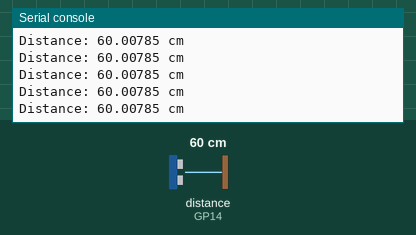
Recording of a program running on a simulated Raspberry Pi Pico running MicroPython. Shown: the last lines printed to the serial console. The test bench sets the inputs (shaded band); at power-on: distance to the obstacle (sensor on GP14) 60 cm. The echo pulse lasts 58.3 µs per cm.

Above: at 1.2 s.
1.3 s: distance to the obstacle (sensor on GP14) set to 2 cm
At 1.36 s:
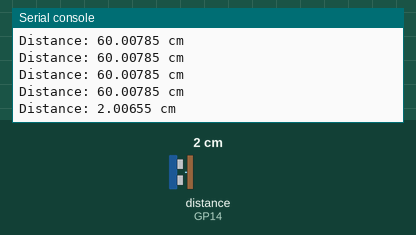
2.8 s: distance to the obstacle (sensor on GP14) set to 4 cm
At 2.88 s:
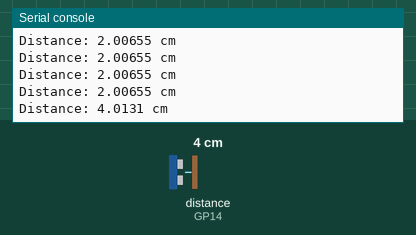
Timing chart, 0 to 5.8 s (numbered marks = the images above; inputs shaded):
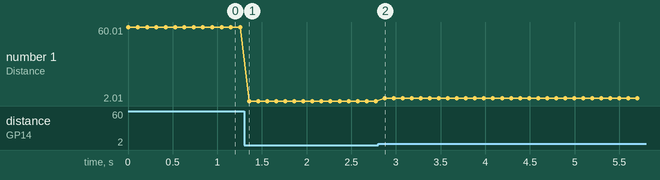

Measured:
- after the input at 1.3 s, the serial console: prints a new line after 0.06 s (image 1)
- after the input at 2.8 s, the serial console: prints a new line after 0.07 s (image 2)
- plotted number 1: 60.01 → 2.01 after the input at 1.3 s, 2.01 → 4.01 after the input at 2.8 s

The program:

ultrasonic-get-dist.py
```python
# ==================================================
"""
Project objective: Acquire distance measurements and print the values to the console

Hardware and connections used:
    Ultrasonic Distance Sensor VCC to Raspberry Pi Pico W 3.3 V
    Ultrasonic Distance Sensor to Raspberry Pi Pico W GND
    Ultrasonic Distance Sensor TRIG Pin to GPIO Pin 15
    Ultrasonic Distance Sensor ECHO Pin to GPIO Pin 14

Author: Adrian Josele G. Quional
"""
# ==================================================

# modules
from picozero import DistanceSensor     # importing the DistanceSensor class to easily handle distance calculations
from time import sleep

# creating a DistanceSensor object and specifying ECHO and TRIG pins
# any GPIO pin can be used for echo and trigger
ds = DistanceSensor(echo=14, trigger=15)

# continuously acquire distance measurements while the board has power
while True:
    # printing the values to the console
    # values are converted to cm because distance method returns values in m
    # conversion factor used is 100 cm = 1 m
    distance_cm = ds.distance * 100
    print(f"Distance: {distance_cm} cm")
    sleep(0.1)
```
